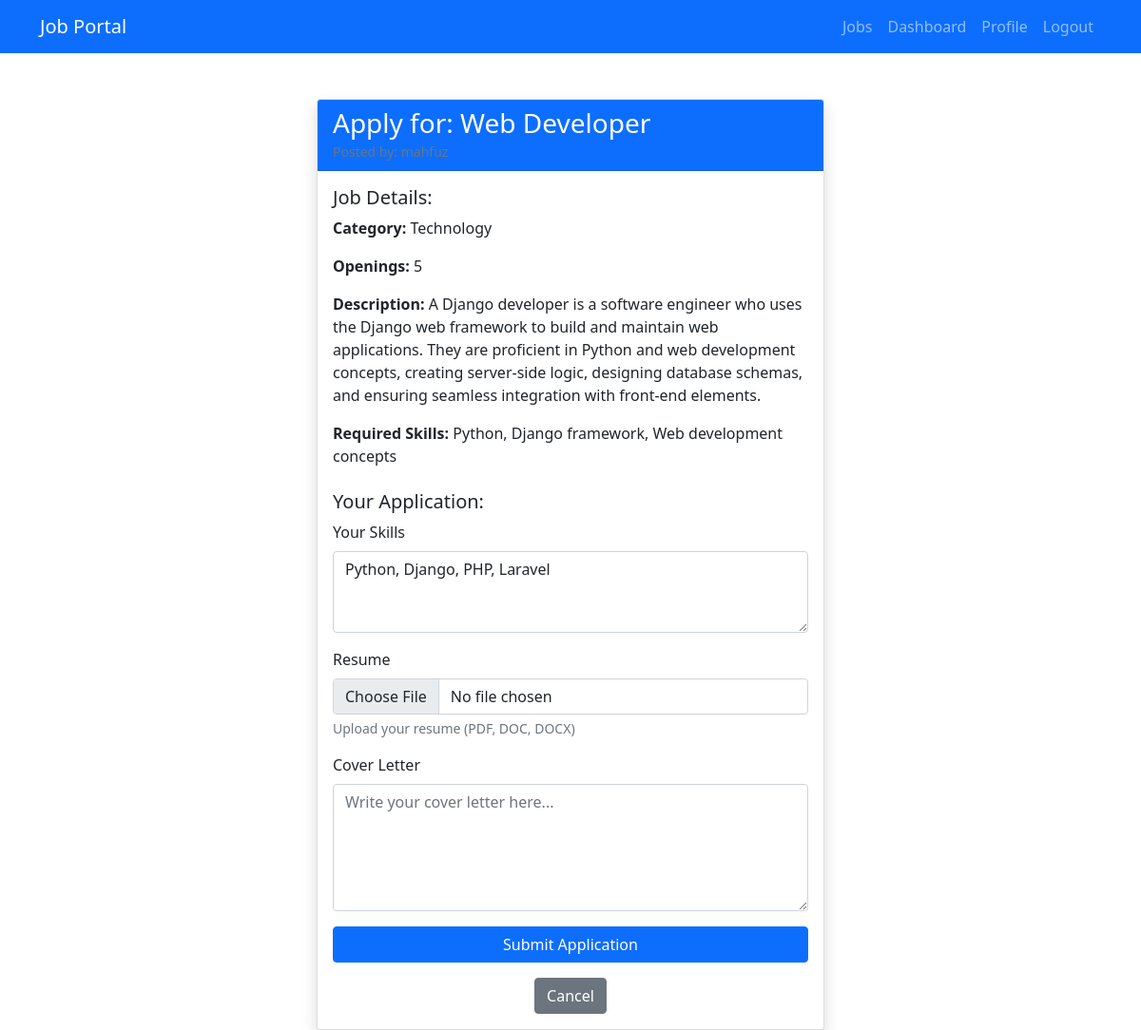
/apply/3/ (signed in), run on the app's committed database.
### portal/models.py (models this page shows, shortened)
class Job(models.Model):
    CATEGORY_CHOICES = [
        ("tech", "Technology"),
        ("finance", "Finance"),
        ("healthcare", "Healthcare"),
        ("education", "Education"),
        ("other", "Other"),
    ]
    title = models.CharField(max_length=200)
    recruiter = models.ForeignKey(User, on_delete=models.CASCADE, related_name="jobs")
    number_of_openings = models.PositiveIntegerField()
    category = models.CharField(max_length=20, choices=CATEGORY_CHOICES)
    description = models.TextField()
    skills_required = models.TextField()  # Comma-separated skills
    created_at = models.DateTimeField(auto_now_add=True)

class UserProfile(models.Model):
    USER_TYPE_CHOICES = [
        ("recruiter", "Recruiter"),
        ("jobseeker", "Jobseeker"),
    ]
    user = models.OneToOneField(User, on_delete=models.CASCADE)
    display_name = models.CharField(max_length=100)
    user_type = models.CharField(max_length=10, choices=USER_TYPE_CHOICES)
    company_name = models.CharField(max_length=100, blank=True, null=True)
    company_description = models.TextField(blank=True, null=True)
    skills = models.TextField(blank=True, null=True)  # Comma-separated skills
    resume = models.FileField(upload_to="resumes/", blank=True, null=True)

### portal/views.py (the view)
# urls.py: path('apply/<int:job_id>/', views.apply_job, name='apply_job'),
@login_required
def apply_job(request, job_id):
    job = get_object_or_404(Job, id=job_id)
    profile = UserProfile.objects.get(user=request.user)
    if Application.objects.filter(jobseeker=request.user, job=job).exists():
        messages.info(request, 'You have already applied for this job.')
        return redirect('portal:job_list')
    if request.method == 'POST':
        form = ApplicationForm(request.POST, request.FILES)
        if form.is_valid():
            application = form.save(commit=False)
            application.jobseeker = request.user
            application.job = job
            application.save()
            messages.success(request, 'Application submitted successfully!')
            return redirect('portal:job_list')
    else:
        initial_data = {
            'skills': profile.skills,
            'resume': profile.resume,
        }
        form = ApplicationForm(initial=initial_data)
    return render(request, 'portal/apply_job.html', {
        'form': form,
        'job': job
    })

### portal/forms.py
class ApplicationForm(forms.ModelForm):
    class Meta:
        model = Application
        fields = ['skills', 'resume', 'cover_letter']
        widgets = {
            'skills': forms.Textarea(attrs={'rows': 3, 'placeholder': 'Enter your skills (comma-separated)'}),
            'cover_letter': forms.Textarea(attrs={'rows': 5, 'placeholder': 'Write your cover letter here...'}),
        }

### portal/templates/portal/apply_job.html (shortened to what this page needs)
{% extends 'portal/base.html' %}
{% block content %}
<div class="container mt-5">
    <div class="row justify-content-center">
        <div class="col-md-6">
            <div class="card shadow">
                <div class="card-header bg-primary text-white">
                    <h3 class="card-title mb-0">Apply for: {{ job.title }}</h3>
                    <small class="text-muted">Posted by: {{ job.recruiter.username }}</small>
                </div>
                <div class="card-body">
                    <div class="mb-4">
                        <h5>Job Details:</h5>
                        <p><strong>Category:</strong> {{ job.get_category_display }}</p>
                        <p><strong>Openings:</strong> {{ job.number_of_openings }}</p>
                        <p><strong>Description:</strong> {{ job.description }}</p>
                        <p><strong>Required Skills:</strong> {{ job.skills_required }}</p>
                    </div>
                    <h5>Your Application:</h5>
                    <form method="post" enctype="multipart/form-data">
                        <div class="mb-3">
                            <label for="skills" class="form-label">Your Skills</label>
                            <textarea class="form-control" id="skills" name="skills" rows="3" placeholder="Enter your skills (comma-separated)" required>{{ form.skills.value|default:'' }}</textarea>
                        </div>
                        <div class="mb-3">
                            <label for="resume" class="form-label">Resume</label>
                            <input type="file" class="form-control" id="resume" name="resume" accept=".pdf,.doc,.docx">
                            <div class="form-text">Upload your resume (PDF, DOC, DOCX)</div>
                        </div>
                        <div class="mb-3">
                            <label for="cover_letter" class="form-label">Cover Letter</label>
                            <textarea class="form-control" id="cover_letter" name="cover_letter" rows="5" placeholder="Write your cover letter here...">{{ form.cover_letter.value|default:'' }}</textarea>
                        </div>
                        <button type="submit" class="btn btn-primary w-100">Submit Application</button>
                    </form>
                    <div class="text-center mt-3">
                        <a href="{% url 'portal:job_list' %}" class="btn btn-secondary">Cancel</a>
                    </div>
                </div>
            </div>
        </div>
    </div>
</div>
{% endblock %}

### data on the page
Job: title "Web Developer", category "Technology", number_of_openings "5", description "A Django developer is a software engineer who uses the Django web framework to build and maintain web applications. They are proficient in Python and web development concepts, creating server-side logic, designing database schemas, and ensuring seamless integration with front-end elements.", skills_required "Python, Django framework, Web development concepts"
UserProfile: skills "Python, Django, PHP, Laravel"
